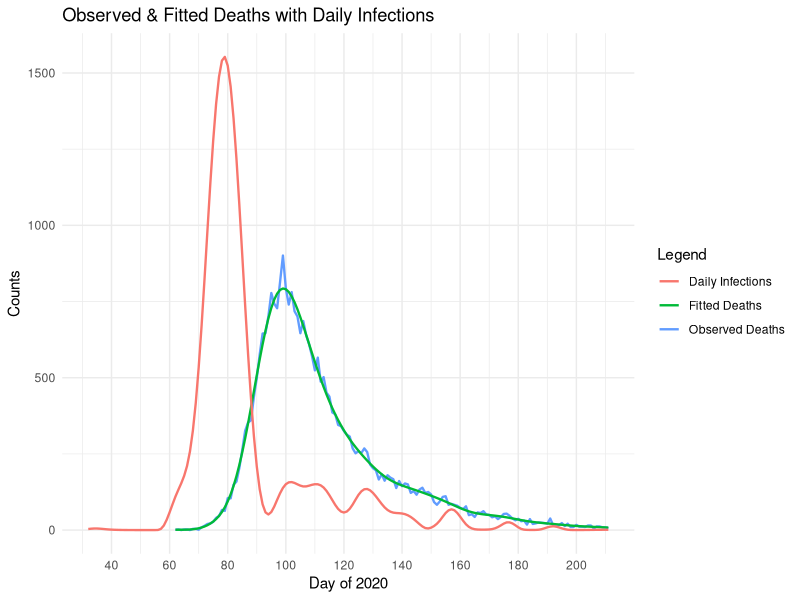

Recreate this plot in R. (Note: a time limit stopped this script after it produced the figure.)
# Jackson Cramer (s2274544), Maximillian McCourt (s2145762), Natalia Montalvo Cabornero (s1969053)

# Our group worked collaboratively on the development and optimisation of all exercises.
# Although tasks were divided among us, we maintained a balanced workload through 
# regular code reviews, debugging sessions, and problem-solving meetings.
# Jackson focused ---
# Max focused on ---
# Natalia focused on ---



# Link to github repo: https://github.com/mhmc0808/ESP_GroupWorks.git
# Note about github repo: Our group used the same repo for the other projects.
# The code for project 3 can be found in the GW3 folder, and is titled proj3.r

######### GENERAL DESCRIPTION #########

# This project implements a smooth deconvolution to estimate the daily COVID-19 
# infections from observed death data. The model reconstructs the infection 
# trajectory by deconvolving death counts with a delay distribution from infection
# to death. 

#install.packages("ggplot2")


#setwd("C:/Users/Max McCourt/OneDrive/Documents/Master's Year/Semester 1/ESP/Group Works/GW3")
library(splines)
library(ggplot2)
data <- read.table("engcov.txt")



set.seed(3)  # remove

######### MODEL SET UP ##########

# Define the matrices and components of the deconvolution model, the function 
# evaluate_matrices() creates: B-spline basis matrix, Convolution matrix (X)  
# that maps infections to deaths via delay distribution and Penalty matrix (S) 
# for smoothing. 

evaluate_matrices <- function(data, k = 80, edur = 3.151, sdur = 0.469, lower_bound, 
                              upper_bound, f_seq) {
  
  # Inputs;
  #   k - number of B-spline basis functions
  #   edur - log(mean) time from infection to death
  #   sdur - log(standard deviation) time from infection to death
  
  # Create penalty matrix S
  S <- crossprod(diff(diag(k), diff=2))
  
  # Create the k+4 knots for B-splines
  # Sequence of k+4 evenly spaced knots
  middle_seq_length <- k-2
  middle_seq <- seq(lower_bound, upper_bound, length.out = middle_seq_length)
  
  # Step size for handling remaining knots
  step <- middle_seq[2] - middle_seq[1]
  
  # Knots sequence
  knots <- c(
    seq(to = min(middle_seq) - step, by = step, length.out = 3),  # 3 knots below
    middle_seq,                                                   # middle sequence
    seq(from = max(middle_seq) + step, by = step, length.out = 3) # 3 knots above
  )
  
  # Create X_tilde: B-spline basis matrix for infection function f(t)
  X_tilde <- splineDesign(knots, f_seq)
  
  # Delay distribution from infection to death (pd)
  d <- 1:k
  pd <- dlnorm(d, edur, sdur)
  pd <- pd / sum(pd)      # normalise the sum to 1
  
  n <- length(data$date)  # number of death days
  m <- length(pd)         # maximum of days to consider    
  r <- nrow(X_tilde)      # number of infection days
  
  # Build weight matrix W for convolution
  # W[i, t] = pd[30 + i - t] if in valid range, 0 otherwise
  W <- matrix(0, n, r)
  
  for (i in 1:n) {
    idxs <- (30 + i - (1:m))              # indices for 30 day lag
    valid <- which(idxs > 0 & idxs <= r)  # keep indices in valid range
    # take i-th row of W at valid indexes to be pd of valid index
    W[i, idxs[valid]] <- pd[1:length(valid)]
  }
  
  # Convolution matrix X maps infections to expected deaths
  X <- W %*% X_tilde
  
  return(list(X_tilde=X_tilde,S=S,X=X))
}

## --- Generate model matrices --- ##

# Days of infection, extending the sequence 30 days before the first observed death
lower_bound <- min(data$julian) - 30
upper_bound <- max(data$julian)
f_seq <- seq(lower_bound, upper_bound, by=1)

model_matrices <- evaluate_matrices(data,lower_bound=lower_bound, 
                                    upper_bound=upper_bound, f_seq=f_seq)
X <- model_matrices$X
X_tilde <- model_matrices$X_tilde
S <- model_matrices$S



######### PENALISED NEGATIVE LOG-LIKELIHOOD FUNCTIONS ##########

# We are going to fit the model using a penalised Poisson likelihood with a 
# positive constraint

## --- Penalised negative log-likelihood --- ##
pnll <- function(y, gamma, X, S, lambda) {
  
  # Inputs:
  #   y - vector of observed deaths
  #   gamma - vector of transformed parameters: beta = exp(gamma) to ensure 
  #           positive coefficients for the B-spline basis
  #   X - convolution matrix
  #   S - penalty matrix
  #   lambda - smoothing parameter

  B <- exp(gamma)               # transformation of coefficients
  mu <- X %*% B                 # expected deaths                                
  
  # Smoothing penalty term
  penalty <- 1/2*lambda * sum(B * (S %*% B))     # OPTIMISED VERSION
  
  # Poisson log likelihood 
  ll_pois <- sum(y*log(mu) - mu)                                                 # MAX: INSTRUCTIONS SAY WE CAN DROP LFACTORIAL HERE AS PARAMETER IS INDEPENDENT OF IT (says in footer page 2)
  
  # Penalised negative log likelihood
  pnll <- -ll_pois + penalty
  return(pnll)
}

## --- Gradient of penalized negative log-likelihood --- ##
pnll_grad <- function(y, gamma, X, S, lambda){
  
  # Inputs:
  #   y - vector of observed deaths
  #   gamma - vector of transformed parameters: beta = exp(gamma) to ensure 
  #           positive coefficients for the B-spline basis
  #   X - convolution matrix
  #   S - penalty matrix
  #   lambda - smoothing parameter
  
  B <- exp(gamma)                     # transform to original scale
  mu <- X %*% B                       # expected deaths                          
  
  # Gradient of log-likelihood: dl/dgamma = colsums of diag(y_i/mu_i - 1)*X*diag(B)
  F_value <- diag(as.vector(y/mu - 1)) %*% X %*% diag(B)            
  ll_pois_grad <- colSums(F_value)
  
  # Smoothness penalty gradient
  penalty_grad <- lambda * (S %*% B) * B    # OPTIMISED
  
  # Derivative of penalised negative log likelihood
  pnll_grad <- - ll_pois_grad + penalty_grad
  
  return(pnll_grad)
}


## --- Test functions --- ##
y <- data$deaths
lambda <- 5e-5                                                                   
k <- 80
gamma <- rep(0,k)
pnll(y, gamma, X, S, lambda)
pnll_grad(y, gamma, X, S, lambda)


## --- Gradient validation uing finite differences--- ##

th0 <- gamma                   # test paramater vector
fd <- numeric(length(th0))     # vector to store the approximation

# Penalised negative log-likelihood at th0
nll0 <- pnll(y = y, gamma = th0, X = X, S = S, lambda = lambda) 

eps <- 1e-7                    # perturbation size

# Loop over each parameter
for (i in 1:length(th0)) { 
  th1 <- th0
  th1[i] <- th1[i] + eps
  # Pnll at that perturbed parameter
  nll1 <- pnll(y = y, gamma = th1, X = X, S = S, lambda = lambda)
  # Approximate the partial derivative with the finite difference
  fd[i] <- (nll1 - nll0) / eps
}

# Find analytic gradient at th0
grad_test <- pnll_grad(y = y, gamma = th0, X = X, S = S, lambda = lambda)

# Finite-difference vs analytic gradient
cbind(fd, grad_test) 

# Maximum absolute difference 
max_diff <- max(abs(grad_test-fd)) 
print(paste("Maximum gradient difference:", round(max_diff,8)))
#  0.00027709



######### INITIAL MODEL FITTING ##########

# Fit model using BFGS with initial lambda for sanity check.
# This provides a preliminary fit to verify the model is working correctly
# before proceeding with smoothing parameter selection.


fit <- optim(par = gamma,         # initial parameter values                     # MAX (OTHER NOTES): Chat says this could be a little better with "control = list(maxit = 1000, reltol = 1e-8)" arguments
             fn = pnll,           # penalized negative log-likelihood
             gr = pnll_grad,      # gradient function for efficient optimization
             y = y,               # observed death counts
             X = X,               # convolution matrix
             S = S,               # penalty matrix
             lambda = lambda,     # initial smoothing parameter
             method = "BFGS")     # Optimization method 

# Extract estimated parameters after optimization
gamma_hat <- fit$par
B_hat <- exp(gamma_hat)           # transform to original scale

# Compute fitted deaths and fitted infections
fitted_deaths <- as.vector(X %*% B_hat)
fitted_infections <- as.vector(X_tilde %*% B_hat)


# Compare with actual data
true_deaths <- data$deaths        # actual deaths from data set
day_of_2020 <- data$julian

# Comparison plot: observed vs fitted deaths
initial_plot <- ggplot() +
  # True deaths
  geom_line(aes(x = day_of_2020, y = true_deaths, color = "Observed Deaths"), linewidth = 0.8) +
  # Fitted deaths
  geom_line(aes(x = day_of_2020, y = fitted_deaths, color = "Fitted Deaths"), linewidth = 0.8) +
  geom_line(aes(x = f_seq, y = fitted_infections, color = "Daily Infections"), linewidth = 0.8) +
  labs(
    x = "Day of 2020",
    y = "Counts",
    color = "Legend",
    title = "Observed & Fitted Deaths with Daily Infections"
  ) +
  scale_x_continuous(breaks = seq(0, max(f_seq), by = 20)) + # add more x-ticks
  theme_minimal()
  
initial_plot

######### SMOOTHING PARAMETER SELECTION ##########

n <- length(y)                       # number of observations

# Function to compute the Poisson log-likelihood for BIC calculation
ll <- function(y, beta_hat, X) {
  
  # Inputs:
  #   y - vector of observed death counts
  #   beta_hat - vector of estimated B-spline coefficients
  #   X - convolution design matrix
                                                                                 # MAX: WE DONT DROP LFACTORIAL(y) HERE AS ITS USED DIRECTLY IN GRIDSEARCH FOR DETERMINE VALUE
 
  # Expected deaths under current parameters
  mu <- X %*% beta_hat
  
  # Poisson log likelihood 
  ll_pois <- sum(y*log(mu) - mu - lfactorial(y))
  return(ll_pois)
}

# Define sequence of lambda values to test
log_lambda_seq <- seq(-13,-7,length=50)
lambda_seq <- exp(log_lambda_seq)    # transform to original scale

BIC <- numeric(length(lambda_seq))   # initialize BIC storage vector

Xt <- t(X)  # transpose of X to save some time in the loop

gamma_hat <- gamma
# Grid search over lambda values to find optimal smoothing parameter
for (i in seq_along(lambda_seq)){                                                
  # Current lambda value
  lambda <- lambda_seq[i]
  
  # Fit model with current lambda using BFGS optimization
  fit <- optim(par = gamma,       # initial parameter values                 # MAX: Chat says we could use gamma_hat here instead to speed up grid search. If this is correct, we can save 10s of runtime!
               fn = pnll,             # penalized negative log-likelihood
               gr = pnll_grad,        # gradient function
               y = y,                 # observed death counts
               X = X,                 # convolution matrix
               S = S,                 # penalty matrix
               lambda = lambda,       # initial smoothing parameter
               method = "BFGS")       # Optimization method
            
  # Extract estimated parameters
  gamma_hat <- fit$par            # transform to original scale
  beta_par <- exp(gamma_hat)
  mu_hat <- as.vector(X %*% beta_par)
  
  # Weight vector
  w <- as.vector(y/(mu_hat^2)) # n vector 
  
  # Compute Hessian matrices:
  # H0: Hessian of log-likelihood (without penalty)
  H0 <- crossprod(X * sqrt(w))                                                  
  #  H_lambda: Full Hessian (log-likelihood + penalty)
  H_lambda <- H0 + lambda * S
  
  ## Effective Degrees of Freedom (EDF) calculation
  R <- chol(H_lambda)
  H_invH0 <- backsolve(R, backsolve(R, H0, transpose = TRUE))
  EDF <- sum(diag(H_invH0))
  
  # Bayesian Information Criterion (BIC) calculation
  BIC[i] <- -2*ll(y, beta_par, X) + log(n)*EDF
}



# Find optimal lambda that minimizes BIC
BIC_min <- min(BIC)
BIC_min                                                                          # MAX: When I do it with gamma_hat, BIC changes from 1203 to 1199... so better? Is this okay? 
lambda_bic <- lambda_seq[which.min(BIC)]
lambda_bic                                                                       # MAX: Note that lambda_bic is not the same here due to using gamma_hat (5.545e-05 instead of 6.969e-05)


######### BOOTSTRAP UNCERTAINTY QUANTIFICATION #########
# For bootstrap resamples, each observation contributes proportionally to the
# weights of the Pnll and its gradient, so we need to modify both

# Weighted version of penalized negative log-likelihood for bootstrap
pnll_w <- function(y, gamma, X, S, lambda, w) {
  
  # Inputs:
  #   y - vector of observed deaths
  #   gamma - vector of transformed parameters: beta = exp(gamma) to ensure 
  #           positive coefficients for the B-spline basis
  #   X - convolution matrix
  #   S - penalty matrix
  #   lambda - smoothing parameter
  #   w - vector of bootstrap weights 
  
  B <- exp(gamma)               # transformation of coefficients
  mu <- X %*% B                 # expected deaths, avoiding zero                 
  
  # Smoothing penalty term
  penalty <- 1/2*lambda* sum(B*(S %*% B))   # OPTIMISED VERSION

  # Weighted Poisson log-likelihood
  ll_pois <- sum(w * (y*log(mu) - mu))                                           # MAX: INSTRUCTIONS SAY WE CAN DROP LFACTORIAL HERE AS PARAMETER IS INDEPENDENT OF IT (says in footer page 2)
  
  # Penalized negative log-likelihood with weights
  pnll <- -ll_pois + penalty
  return(pnll)
}


# Weighted version of gradient function for bootstrap
pnll_grad_w <- function(y, gamma, X, S, lambda, w){
  
  # Inputs:
  #   y - vector of observed deaths
  #   gamma - vector of transformed parameters: beta = exp(gamma) to ensure 
  #           positive coefficients for the B-spline basis
  #   X - convolution matrix
  #   S - penalty matrix
  #   lambda - smoothing parameter
  #   w - vector of bootstrap weights 
  
  B <- exp(gamma)               # transform to original scale
  mu <- X %*% B                 # expected deaths                                
  
  # Gradient of the weighted log-likelihood
  F_value <- diag(as.vector(w * (y/mu - 1))) %*% X %*% diag(B) 
  ll_pois_grad <- colSums(F_value)
  
  # Gradient of penalty
  penalty_grad <- lambda * (S %*% B) * B   # OPTIMISED VERSION
  
  # Penalised negative log likelihood
  pnll_grad <- -ll_pois_grad + penalty_grad
  return(pnll_grad)
}


# -- Bootstrap resampling and refitting


# Number of bootstrap replicates for uncertainty estimation
n_bootstrap <- 200

# Initialise empty matrix to store bootstrap replicates
#   Each column represents a different bootstrap sample
#   Each row represents f(t) at a specific time point across all bootstrap samples
f_hat_boot <- matrix(0, nrow = nrow(X_tilde), ncol = n_bootstrap)


# set.seed(123) # seed to ensure bootstrapping reproducibility

for (b in 1:n_bootstrap) {
  
  # Generate bootstrap weights 
  wb <- tabulate(sample(n, replace = TRUE), n)
  
  # Fit penalized model using bootstrap weights
  fit_b <- optim(par = gamma,          # initial parameter values                # MAX: I guess if we're using gamma_hat as starting point for red line, it makes sense to use it here too?
               fn = pnll_w,            # weighted penalized negative log-likelihood
               gr = pnll_grad_w,       # gradient function for efficient optimization
               y = y,                  # observed death counts
               X = X,                  # convolution matrix
               S = S,                  # penalty matrix
               lambda = lambda_bic,    # initial smoothing parameter
               method = "BFGS",        # Quasi-Newton optimization method with gradient
               w = wb)                 # weights for this iteration

  # Extract fitted parameters from bootstrap sample
  gamma_b <- fit_b$par
  B_b <- exp(gamma_b)     # transform to original scale
  
  # Compute infection rate estimate for this bootstrap sample
  f_hat_boot[, b] <- X_tilde %*% B_b
}

f_hat_boot


######### FINAL VISUALIZATION AND RESULTS #########

## --- Summary statistics from the bootstrap distribution --- ##

# 95% Confidence intervals from bootstrap samples
f_hat_int <- apply(f_hat_boot, 1, quantile, probs = c(0.025, 0.975)) # 2.5% and 97.5% quantile                 # MAX: COMPILED LOWER AND UPPER BOUND INTO ONE CALL OF APPLY

# Re-fit infections with the optimal lambda selected using BIC
fit <- optim(par = gamma,            # initial parameter values                  #MAX: Changed such that the gamma is initialised as optimised gamma hat from Q3 (still not sure about it)
             fn = pnll,              # weighted penalized negative log-likelihood
             gr = pnll_grad,         # gradient function for efficient optimization
             y = y,                  # observed death counts
             X = X,                  # convolution matrix
             S = S,                  # penalty matrix
             lambda = lambda_bic,    # initial smoothing parameter
             method = "BFGS")        # Optimization method 

# Optimised parameters
gamma_hat <- fit$par
B_hat <- exp(gamma_hat)   # transform to original scale

fitted_deaths <- as.vector(X %*% B_hat)                                          # MAX: ADDED THIS LINE IN. DON'T WE WANT TO RECOMPUTE FITTED_DEATHS NOW WITH LAMBDA BIC?
# Fitted infection curve using the optimised parameters
fitted_infections_optimized <- as.vector(X_tilde %*% B_hat)

## --- Final plot showing --- ##
#   Observed death data
#   Model with fitted deaths
#   Estimated infection curve

final_plot <- ggplot() +
  # True deaths
  geom_line(aes(x = day_of_2020, y = true_deaths, color = "Observed Deaths"), size = 0.8) +
  # Fitted deaths
  geom_line(aes(x = day_of_2020, y = fitted_deaths, color = "Fitted Deaths"), size = 0.8) +
  # Daily infection rate with 95% CI
  geom_ribbon(aes(x = f_seq, ymin = f_hat_int[1,], ymax = f_hat_int[2,]), fill = "blue", alpha = 0.2) +
  geom_line(aes(x = f_seq, y = fitted_infections_optimized, color = "Daily Infections"), size = 0.8) +
  labs(
    x = "Day of 2020",
    y = "Counts",
    color = "Legend",
    title = "Observed & Fitted Deaths with Daily Infections (95% CI)",
    subtitle = "Infection curve shows estimated daily new infections that 
    led to observed deaths"
  ) +
  scale_x_continuous(breaks = seq(0, max(f_seq), by = 20)) +
  theme_minimal()

final_plot  # display final plot

# Interpretation:
# A we can see in the graph the close match between the observed and fitted deaths 
# demonstrates that our model successfully finds the mortality parameter in our data, 
# providing confidence in the model to reconstruct infection dinamics.
#
# The blue infection curve shows the estimated daily new infections that resulted in
# the observed deaths. We can clearly see the infection waves, showing when transmission
# was increasing or decreasing, like a big increase around day 75 and a big 
# decrease around day 85.
#
# The blue shaded region represents the 95% confidence interval around the infection
# estimates, derived from 200 bootstrap replicates. Wider intervals indicate greater
# uncertainty, particularly at the boundaries where data was limited.
# 
# The approximately 30-day horizontal shift that we assumed when creating the model
# between infection peaks and corresponding death peaks visually confirms the 
# lognormal delay distribution used in the model.
#
# The overall visualization demonstrates successful deconvolution, we have effectively
# recovered the unobserved infection trajectory from the observed death data using
# the known delay distribution and smoothness assumptions.
